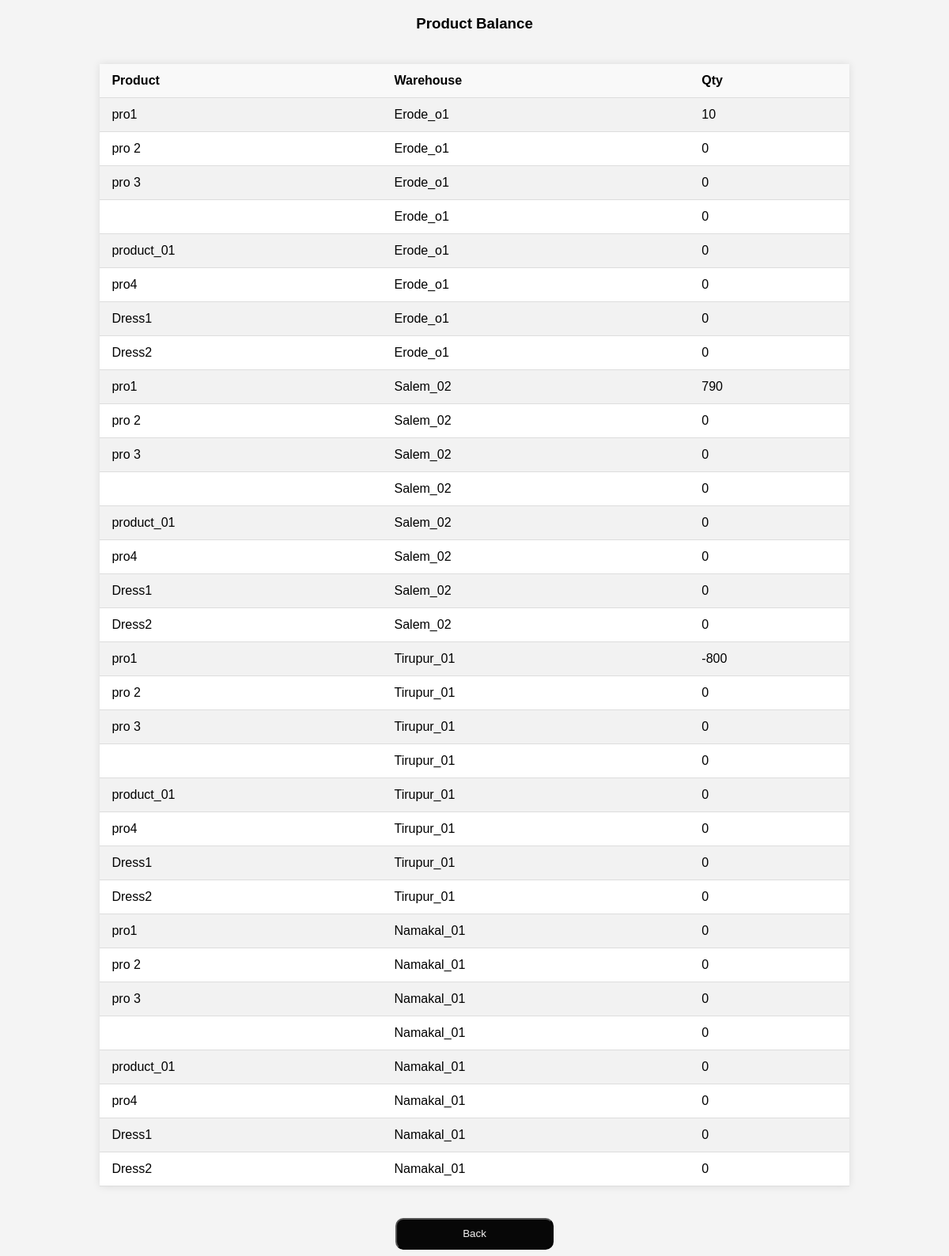
/balance, run on the app's committed database.
### models.py (models this page shows)
class Product(db.Model):
    product_id = db.Column(db.String(50), primary_key=True)

class Location(db.Model):
    location_id = db.Column(db.String(50), primary_key=True)

### app.py (the view)
@app.route('/balance')
def balance():
    locations = Location.query.all()
    products = Product.query.all()
    balance = []
    for location in locations:
        for product in products:
            total_in = db.session.query(func.sum(ProductMovement.qty)).filter_by(product_id=product.product_id, to_location=location.location_id).scalar()
            total_out = db.session.query(func.sum(ProductMovement.qty)).filter_by(product_id=product.product_id, from_location=location.location_id).scalar()
            qty = (total_in or 0) - (total_out or 0)
            balance.append({'product': product.product_id, 'location': location.location_id, 'qty': qty})
    return render_template('balance.html', balance=balance)

### templates/balance.html (shortened to what this page needs)
<!DOCTYPE html>
<html>
<head>
</head>
<body>
    <h3>Product Balance</h3>
    <table>
        <tr>
            <th>Product</th>
            <th>Warehouse</th>
            <th>Qty</th>
        </tr>
        {% for item in balance %}
        <tr>
            <td>{{ item.product }}</td>
            <td>{{ item.location }}</td>
            <td>{{ item.qty }}</td>
        </tr>
        {% endfor %}
    </table>
    <div >
        <button type="button" onclick="goBack()" class="btn btn-primary btn-sm">Back</button>
    </div>
</body>
</html>

### templates/balance.html (style rules this page uses)
body { font-family: Arial, sans-serif; background-color: #f4f4f4; text-align: center; background-image: url(https://encrypted-tbn0.gstatic.com/images?q=tbn:ANd9GcSMr2zwdI7gsfIlMFg3OwFYZbjrsCiFkGtIIpTZxVf8eg7I7faEfuuDDvxFt0cAjzdqPzg&usqp=CAU); background-repeat: no-repeat; background-size:cover; }
table { margin: 40px auto; border-collapse: collapse; width: 80%; background-color: #ffffff; box-shadow: 0 0 10px rgba(0, 0, 0, 0.1); }
th, td { padding: 12px 15px; text-align: left; border-bottom: 1px solid #dddddd; }
th { background-color: #f9f9f9; font-weight: bold; }
tr:nth-child(even) { background-color: #f2f2f2; }
button { width: 200px; height: 40px; border-radius: 10px; background-color: #070707; color: #ffffff; }
button { text-decoration: none; color: #f5f3f3; }

### data on the page
Product: product "pro1" "pro1" "pro1" "pro1"
Location: location "Erode_o1" "Erode_o1" "Erode_o1" "Erode_o1" "Erode_o1" "Erode_o1" "Erode_o1", location "Erode_o1", qty "0"
Product: product "pro 2" "pro 2" "pro 2" "pro 2"
Product: product "pro 3" "pro 3" "pro 3" "pro 3"
Product: product "product_01" "product_01" "product_01" "product_01"
Product: product "pro4" "pro4" "pro4" "pro4"
Product: product "Dress1" "Dress1" "Dress1" "Dress1"
Product: product "Dress2" "Dress2" "Dress2" "Dress2"
Location: location "Salem_02" "Salem_02" "Salem_02" "Salem_02" "Salem_02" "Salem_02" "Salem_02", location "Salem_02", qty "0"
Location: location "Tirupur_01" "Tirupur_01" "Tirupur_01" "Tirupur_01" "Tirupur_01" "Tirupur_01" "Tirupur_01", location "Tirupur_01", qty "0"
Location: location "Namakal_01" "Namakal_01" "Namakal_01" "Namakal_01" "Namakal_01" "Namakal_01" "Namakal_01", location "Namakal_01", qty "0"

### other printed values
{{ item.qty }} "10" "0" "0" "0" "0" "0" "0" "790" "0" "0" "0" "0" "0" "0" "-800" "0" "0" "0" "0" "0" "0" "0" "0" "0" "0" "0" "0" "0"
